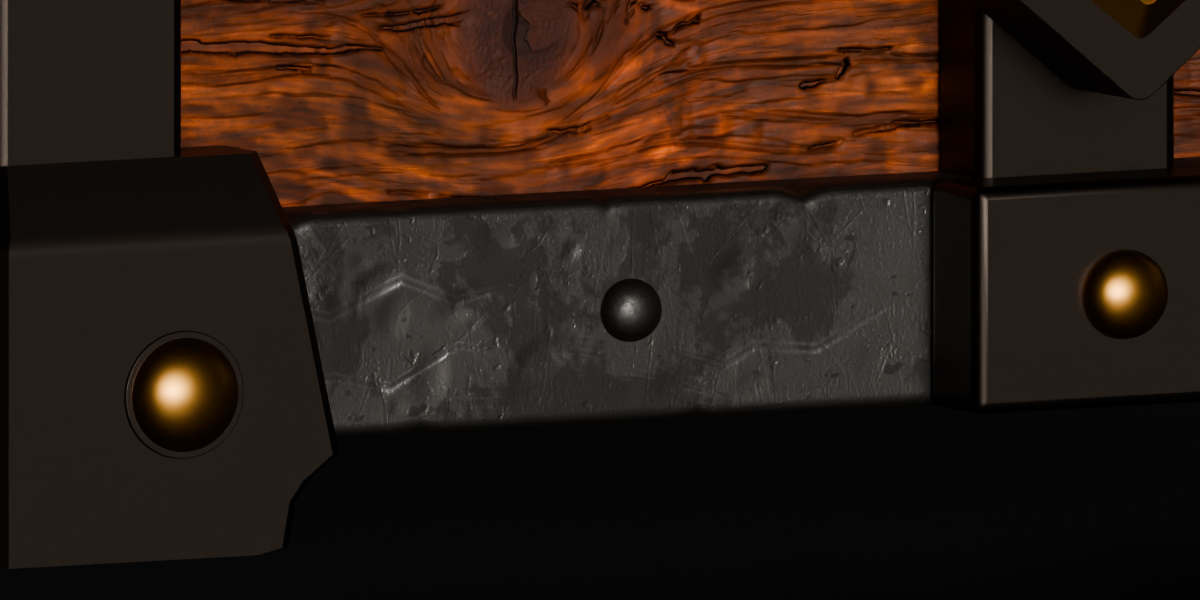
#> input picture treasure_chest_20261113/phase05/iron_character/baseline/iron_neutral.png, 1200 x 600 px, given in place of front.png, which was not available
$ python compare.py
#> lines starting #> are read from the running program, lines starting #| are printed output that depends on the picture
"""Make native before and after evidence at equal size."""
from pathlib import Path
import json,numpy as np
from PIL import Image,ImageDraw
ROOT=Path(__file__).resolve().parent;V=ROOT/'candidate01/review';metrics={}
sheet=Image.new('RGB',(1320,960),(16,17,20));draw=ImageDraw.Draw(sheet)
for i,pose in enumerate(['front','early_turn','side_left','back','side_right','full_turn']):
 before=Image.open(ROOT/'baseline'/(pose+'.png')).convert('RGB');after=Image.open(V/(pose+'.png')).convert('RGB')
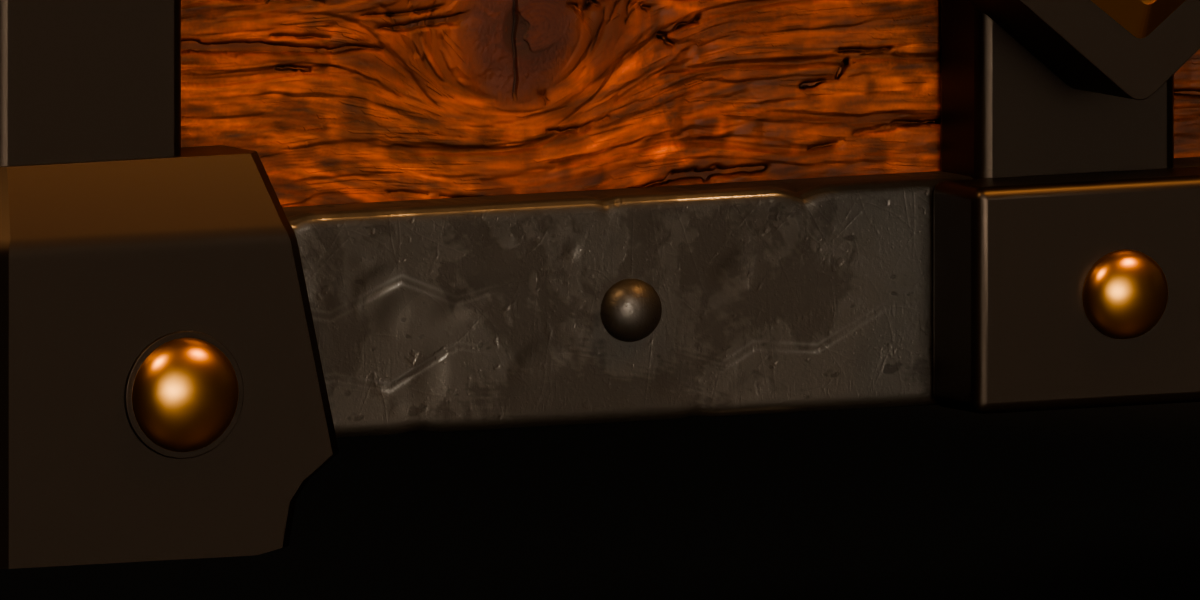
#> input picture treasure_chest_20261113/phase05/iron_character/baseline/iron_reference.png, 1200 x 600 px, given in place of front.png, which was not available
 box=(343,297,863,817) if pose=='front' else (340,100,860,660)
 b=before.crop(box);a=after.crop(box);difference=abs(np.asarray(a,float)-np.asarray(b,float))
#> after `b = before.crop(box)`:
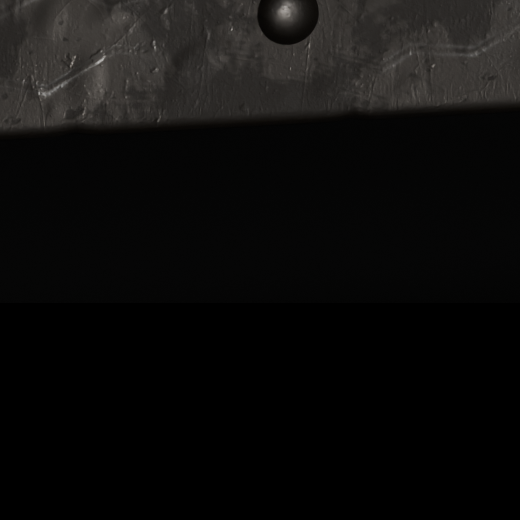
#> b: PIL image 520x520 RGB; mean R, G, B 13.9, 13.3, 12.6
#> after `a = after.crop(box)`:
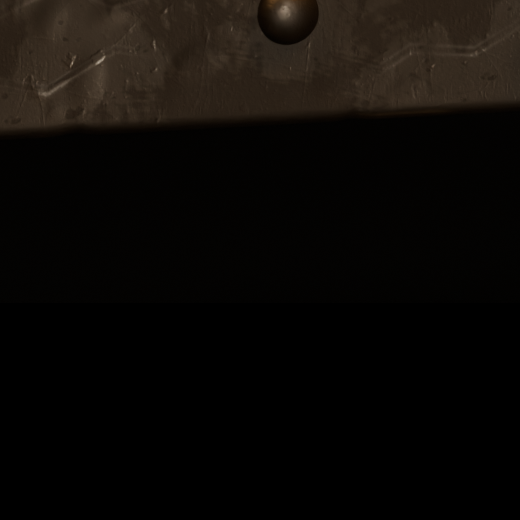
#> a: PIL image 520x520 RGB; mean R, G, B 12.3, 9.7, 7.1
#> after `difference = abs(np.asarray(a, float) - np.asarray(b, float))`:
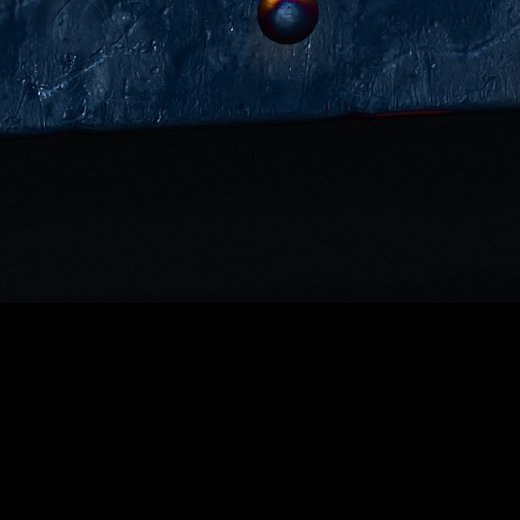
#> difference: shape (520, 520, 3) float64; mean R, G, B 1.8, 3.7, 5.6; drawn with min black and max white
 metrics[pose]=dict(mean_absolute_channel_difference=float(difference.mean()),maximum_channel_difference=int(difference.max()),fraction_pixels_with_channel_difference_over_3=float((difference.max(2)>3).mean()))
 pair=Image.new('RGB',(1040,600 if pose!='front' else 560),(16,17,20));pd=ImageDraw.Draw(pair)
 pair.paste(b,(0,40));pair.paste(a,(520,40));pd.text((12,14),'Before: 352 meshes',fill='white');pd.text((532,14),'After: 23 meshes',fill='white');pair.save(V/('comparison_'+pose+'.png'))
#> after `pair.paste(a, (520, 40))`:
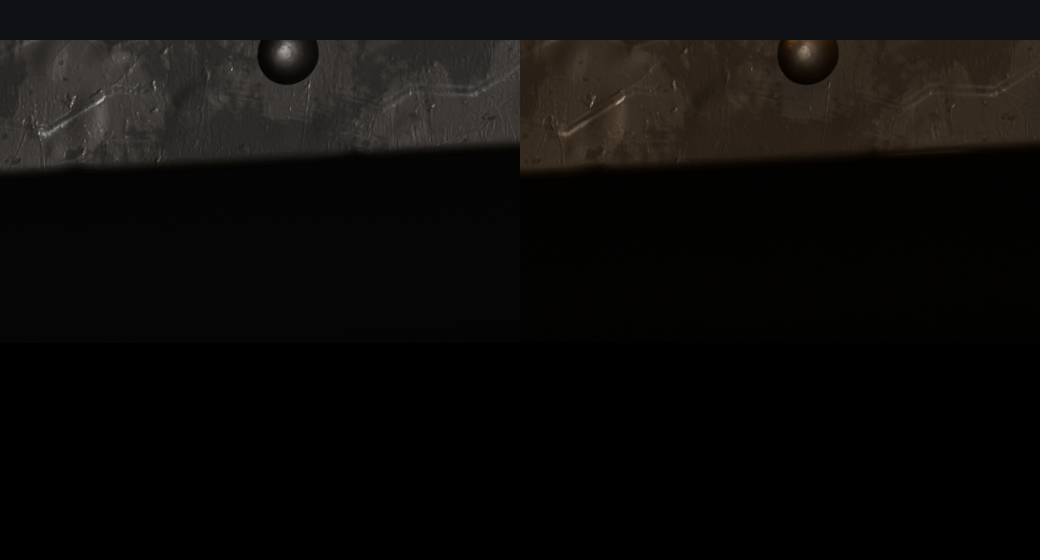
#> pair: PIL image 1040x560 RGB; mean R, G, B 13.3, 11.9, 10.6
#> after `pair.paste(b, (0, 40))`:
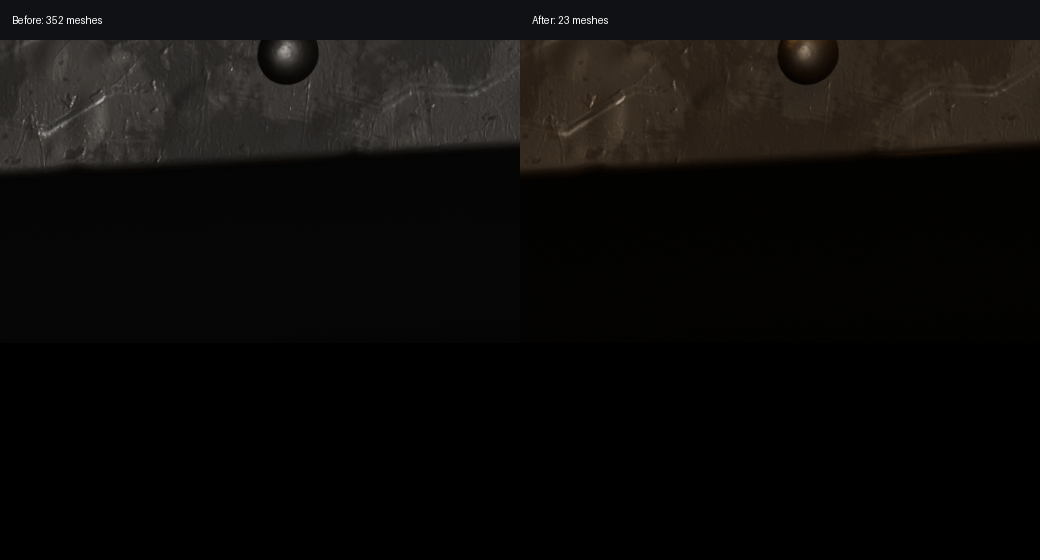
#> saved as comparison_front.png: PIL image 1040x560 RGB; mean R, G, B 13.5, 12, 10.7
 pair.resize((pair.width*4,pair.height*4),Image.Resampling.NEAREST).save(V/('outline_pair_'+pose+'_4x.png'))
 a.resize((a.width*4,a.height*4),Image.Resampling.NEAREST).save(V/('outline_'+pose+'_4x.png'))
 small=pair.copy();small.thumbnail((650,300));x=i%2*660;y=i//2*320;sheet.paste(small,(x,y+20));draw.text((x+12,y+4),pose.replace('_',' '),fill='white')
#> after `sheet.paste(small, (x, y + 20))`:
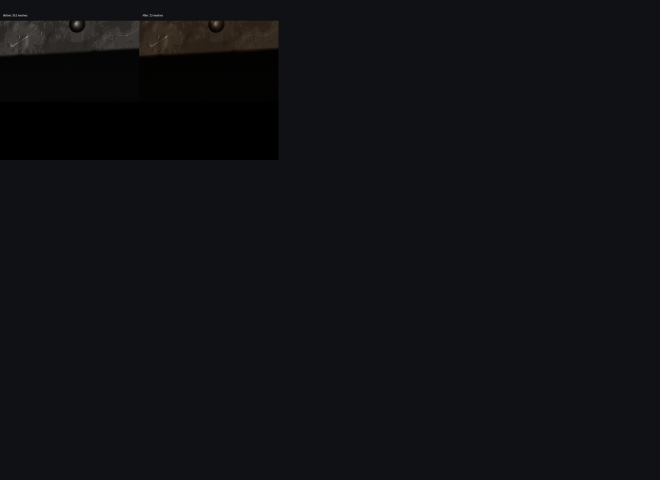
#> sheet: PIL image 1320x960 RGB (shown at 1/2 size); mean R, G, B 15.7, 16.3, 18.8
#> (the run stopped early here; a loop or call above may not have finished)
